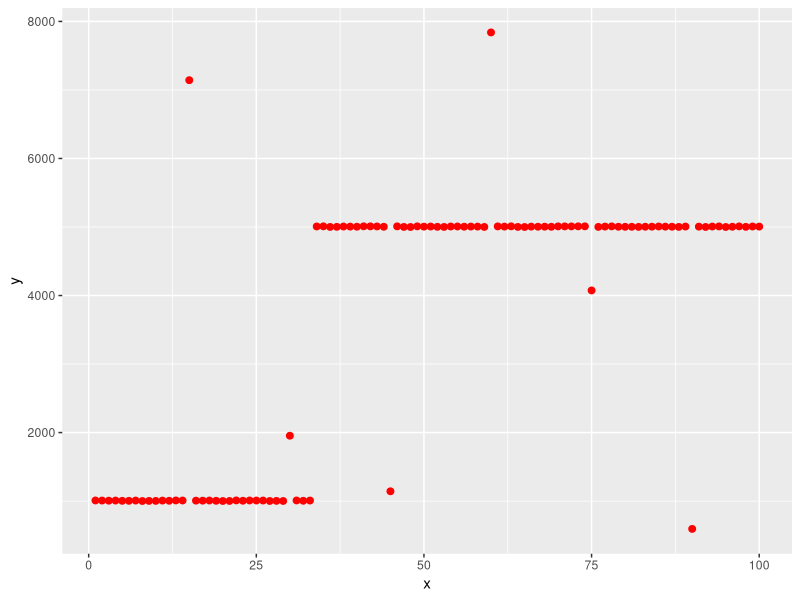
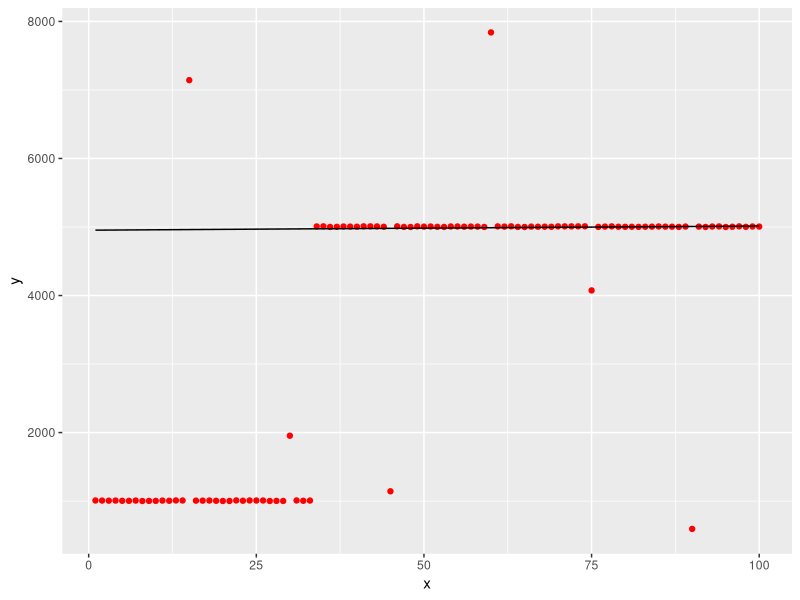
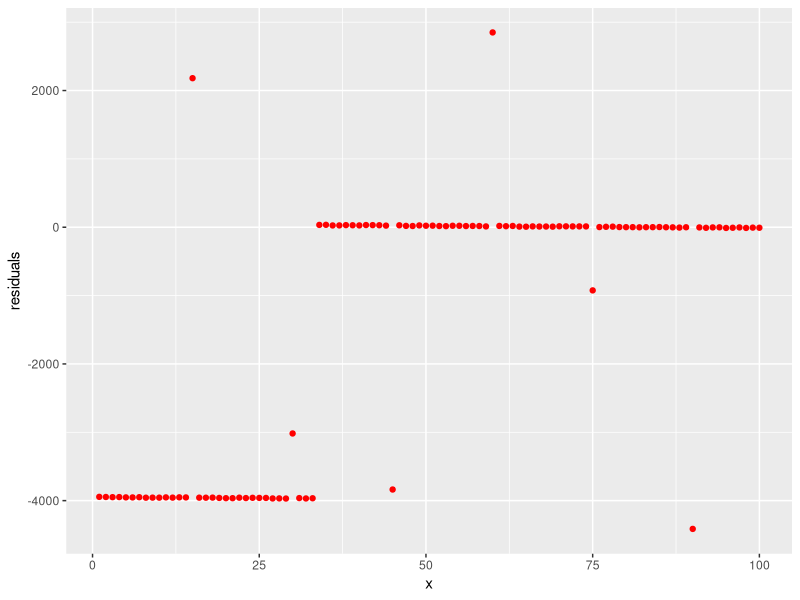

These figures' R source, in order:
# Robust trend estimation using the Theil-Sen estimator #

# Take all pairs of points -- compute the slope of the line that omly passes through them
# Now take the median of all slopes ; this is the slope of the estimated line, m

# The intercept is the median of y_i - m * x_i


require(tidyverse)
require(readr)
require(ggplot2)
require(dplyr)

N <- 100
x <- c(1:N)
N1 <- round(N / 3)
N2 <- N - N1

x1 <- c(1:N1)
x2 <- c((N1+1):N)

y1 <- rep(1000, N1)
y2 <- rep(5000, N2) # step change

x <- c(x1, x2)
y <- c(y1, y2)

orig_data_t <- tibble(
  x = x,
  y = y
)

# corrupt the data with noise and some outliers

corrupt <- which(abs(x) %% 15  == 0)

# to avoid cases of infnite slope where x's are precisely same, a small x jitter helps!

x <- x + runif(length(x), 0, 0.01)

# scenario 1 : noise is uniform
y_noisy <- y + runif(length(y), 0, 10) # all points are jittered slightly as in real data

# scenario 2 : noise is Gaussian
#y_noisy <- y + rnorm(length(y), 0, 30) # all points are jittered 

# the outliers are now chosen
y_noisy[corrupt] <- runif(length(corrupt), 50, 8000) # large deviation here

corrupt_data_t <- tibble(
  x = x,
  y = y_noisy
)

# plot 

corrupt_data_t %>%
  ggplot(aes(x = x, y = y)) + geom_point(colour = "red", size = 2)

N_bootstrap <- round(N / 5) # for the bootstrap, use a small sample 




# Theil-Sen estimator for mean

nrow1 <- nrow(corrupt_data_t)

num_samples <- nrow1 * (nrow1 - 1) / 2
slopes <- numeric(length = num_samples)

ctr <- 1
for (pt1 in 1:(nrow1 - 1)) {
  for (pt2 in (pt1+1):nrow1) {
    x1 <- corrupt_data_t[pt1,1]
    y1 <- corrupt_data_t[pt1,2]
    x2 <- corrupt_data_t[pt2,1]
    y2 <- corrupt_data_t[pt2,2]
    
    slopes[ctr] <- (y2  - y1) / (x2 - x1)
    ctr <- ctr + 1
  }
}

# find the median

median_slope <- median(unlist(slopes))

intercepts <- numeric(length = nrow1)

for (pt1 in 1:nrow1) {
  intercepts[pt1] <- corrupt_data_t[pt1,2] - median_slope * corrupt_data_t[pt1,1]
}

median_intercept <- median(unlist(intercepts))

# finally we can plot our robust estimator line

corrupt_data_t[,"fitline"] <- median_intercept + median_slope * corrupt_data_t[,1]

# subtract the fit from the data to find residuals 

corrupt_data_t[,"residuals"] <- corrupt_data_t[,2] - corrupt_data_t[,3] # residuals

# rename the last two columns

# plot 

corrupt_data_t %>%
  ggplot() + geom_point(aes(x = x, y = y), colour = "red") + geom_line(aes(x = x, y = fitline), colour = "black")

# plot the residuals
corrupt_data_t %>%
  ggplot() + geom_point(aes(x = x, y = residuals), colour = "red")


